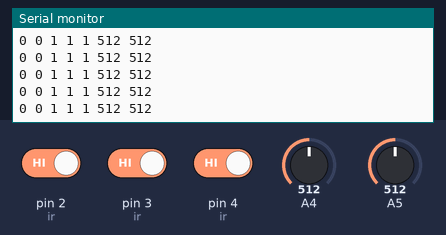
Simulated run of this sketch. Board: Arduino Uno, built with avr-gcc and run on an emulated ATmega328P. Parts: the last lines printed to the serial monitor. Inputs (shaded band) come from the test bench; at power-on: A4 = 512, A5 = 512, pin 2 (ir) HIGH, pin 3 (ir) HIGH, pin 4 (ir) HIGH.

Above: at 1.2 s.
1.3 s: A4 set to 716
At 1.32 s:
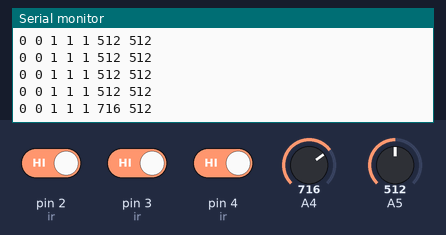
2.8 s: A5 set to 716
At 2.83 s:
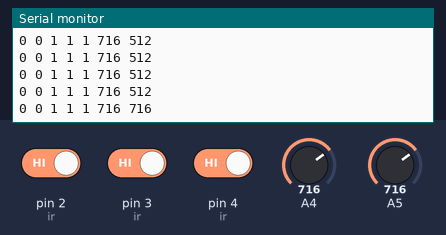
4.3 s: pin 2 (ir) driven LOW
At 4.35 s:
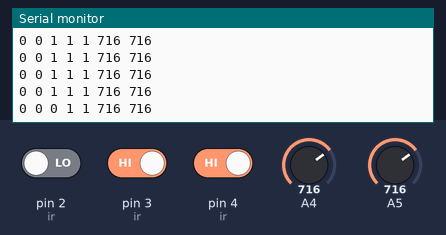
5.8 s: pin 3 (ir) driven LOW
At 5.86 s:
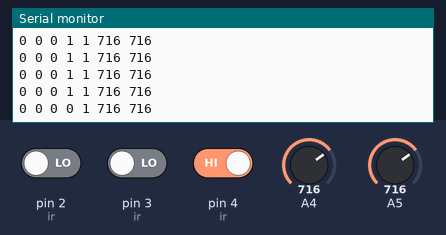
8.8 s: pin 4 (ir) driven LOW
At 8.89 s:
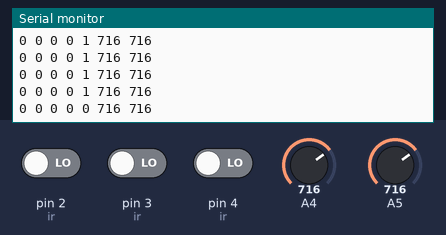
10.3 s: A4 set to 900
At 10.3 s:
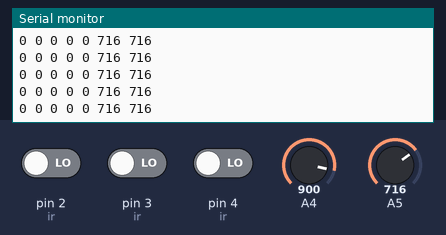
Timing chart, 0 to 12.8 s (numbered marks = the images above; inputs shaded):
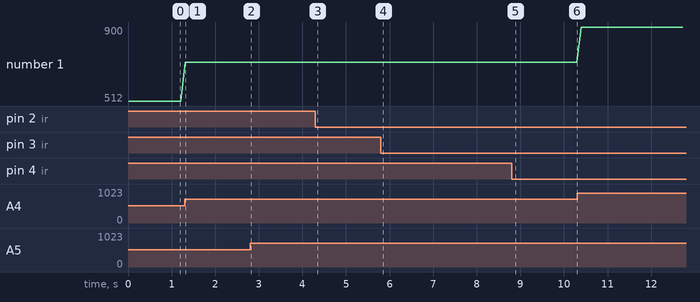

Measured:
- after the input at 1.3 s, the serial monitor: prints a new line at once (image 1)
- after the input at 2.8 s, the serial monitor: prints a new line at once (image 2)
- after the input at 4.3 s, the serial monitor: prints a new line at once (image 3)
- after the input at 5.8 s, the serial monitor: prints a new line after 0.06 s (image 4)
- after the input at 8.8 s, the serial monitor: prints a new line after 0.08 s (image 5)
- plotted number 1: 512 → 716 after the input at 1.3 s, 716 → 900 after the input at 10.3 s

The sketch:

debugging-robot-jsumo.ino
```cpp
void setup() {
  // put your setup code here, to run once:

   pinMode(A0, INPUT); // start - stop
   pinMode(A1, INPUT);
   pinMode(A2, INPUT);

  pinMode(0, INPUT); // - ir stanga sasiu
  pinMode(1, INPUT); // - ir stanga frontal
  pinMode(2, INPUT); // - ir fata frontal
  pinMode(3, INPUT); // - ir dreapta sasiu
  pinMode(4, INPUT); // - ir frontal dreapta


  pinMode(5, INPUT); // dip switch 1 - pt testare - pornire motoare
  pinMode(6, INPUT);
  pinMode(7, INPUT);

 // pinMode(10, OUTPUT); // - control viteza - motor stanga - PWM
 // pinMode(11, OUTPUT); // - control viteza - motor dreapta - PWM

  //pinMode(12, OUTPUT); // - sens rotatie - motor stanga
 // pinMode(13, OUTPUT); // - sens rotatie - motor dreapta
  Serial.begin(9600);

  Serial.print(digitalRead(0));
  Serial.print(" ");
  Serial.print(digitalRead(1));
  Serial.print(" ");
  Serial.print(digitalRead(2));
  Serial.print(" ");
  Serial.print(digitalRead(3));
  Serial.print(" ");
  Serial.print(digitalRead(4));
  Serial.print(" ");
  Serial.println("");


}

void loop() {
  // put your main code here, to run repeatedly:
  Serial.print(digitalRead(0));
  Serial.print(" ");
  Serial.print(digitalRead(1));
  Serial.print(" ");
  Serial.print(digitalRead(2));
  Serial.print(" ");
  Serial.print(digitalRead(3));
  Serial.print(" ");
  Serial.print(digitalRead(4));
  Serial.print(" ");
  Serial.print(analogRead(A4));
  Serial.print(" ");
  Serial.print(analogRead(A5));
  Serial.print(" ");
  Serial.println("");

  delay(100);
}
```
